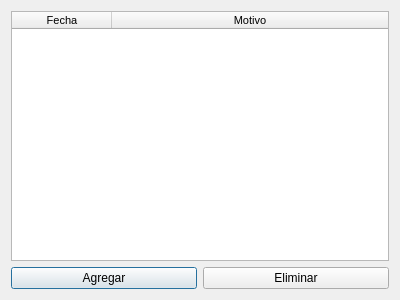
<?xml version="1.0" encoding="UTF-8"?>
<ui version="4.0">
 <class>FeriadosDialog</class>
 <widget class="QDialog" name="FeriadosDialog">
  <property name="geometry">
   <rect>
    <x>0</x>
    <y>0</y>
    <width>400</width>
    <height>300</height>
   </rect>
  </property>
  <property name="windowTitle">
   <string>Feriados</string>
  </property>
  <property name="windowIcon">
   <iconset resource="../images/Resource_ha.qrc">
    <normaloff>:/F1/fromHelyx/eye16.png</normaloff>:/F1/fromHelyx/eye16.png</iconset>
  </property>
  <layout class="QGridLayout" name="gridLayout_2">
   <item row="0" column="0">
    <widget class="QTableWidget" name="table_feriados">
     <property name="font">
      <font>
       <family>MS Shell Dlg 2</family>
       <pointsize>8</pointsize>
      </font>
     </property>
     <attribute name="horizontalHeaderShowSortIndicator" stdset="0">
      <bool>false</bool>
     </attribute>
     <attribute name="horizontalHeaderStretchLastSection">
      <bool>true</bool>
     </attribute>
     <column>
      <property name="text">
       <string>Fecha</string>
      </property>
     </column>
     <column>
      <property name="text">
       <string>Motivo</string>
      </property>
     </column>
    </widget>
   </item>
   <item row="1" column="0">
    <layout class="QHBoxLayout" name="horizontalLayout">
     <item>
      <widget class="QPushButton" name="agregarFeriados_pushButton">
       <property name="text">
        <string>Agregar</string>
       </property>
       <property name="icon">
        <iconset resource="../images/Resource_ha.qrc">
         <normaloff>:/F1/fromHelyx/copy16.png</normaloff>:/F1/fromHelyx/copy16.png</iconset>
       </property>
      </widget>
     </item>
     <item>
      <widget class="QPushButton" name="eliminar_pushButton">
       <property name="text">
        <string>Eliminar</string>
       </property>
       <property name="icon">
        <iconset resource="../images/Resource_ha.qrc">
         <normaloff>:/F1/fromHelyx/erase16.png</normaloff>:/F1/fromHelyx/erase16.png</iconset>
       </property>
      </widget>
     </item>
    </layout>
   </item>
  </layout>
 </widget>
 <resources>
  <include location="../images/Resource_ha.qrc"/>
 </resources>
 <connections>
  <connection>
   <sender>agregarFeriados_pushButton</sender>
   <signal>clicked()</signal>
   <receiver>FeriadosDialog</receiver>
   <slot>agregarFeriados()</slot>
   <hints>
    <hint type="sourcelabel">
     <x>103</x>
     <y>277</y>
    </hint>
    <hint type="destinationlabel">
     <x>199</x>
     <y>149</y>
    </hint>
   </hints>
  </connection>
  <connection>
   <sender>eliminar_pushButton</sender>
   <signal>clicked()</signal>
   <receiver>FeriadosDialog</receiver>
   <slot>eliminarFeriados()</slot>
   <hints>
    <hint type="sourcelabel">
     <x>296</x>
     <y>277</y>
    </hint>
    <hint type="destinationlabel">
     <x>199</x>
     <y>149</y>
    </hint>
   </hints>
  </connection>
 </connections>
 <slots>
  <slot>agregarFeriados()</slot>
  <slot>eliminarFeriados()</slot>
 </slots>
</ui>
